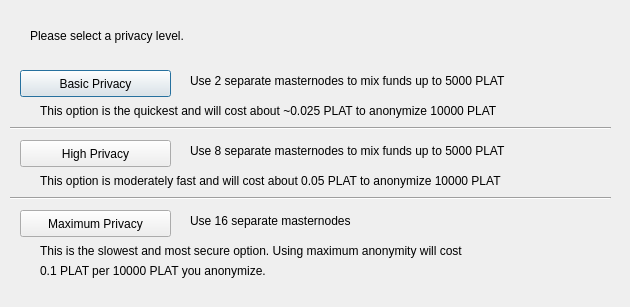
<?xml version="1.0" encoding="UTF-8"?>
<ui version="4.0">
 <class>ObfuscationConfig</class>
 <widget class="QDialog" name="ObfuscationConfig">
  <property name="geometry">
   <rect>
    <x>0</x>
    <y>0</y>
    <width>630</width>
    <height>307</height>
   </rect>
  </property>
  <property name="windowTitle">
   <string>Configure Obfuscation</string>
  </property>
  <widget class="QPushButton" name="buttonBasic">
   <property name="geometry">
    <rect>
     <x>20</x>
     <y>70</y>
     <width>151</width>
     <height>27</height>
    </rect>
   </property>
   <property name="text">
    <string>Basic Privacy</string>
   </property>
  </widget>
  <widget class="QPushButton" name="buttonHigh">
   <property name="geometry">
    <rect>
     <x>20</x>
     <y>140</y>
     <width>151</width>
     <height>27</height>
    </rect>
   </property>
   <property name="text">
    <string>High Privacy</string>
   </property>
  </widget>
  <widget class="QPushButton" name="buttonMax">
   <property name="geometry">
    <rect>
     <x>20</x>
     <y>210</y>
     <width>151</width>
     <height>27</height>
    </rect>
   </property>
   <property name="text">
    <string>Maximum Privacy</string>
   </property>
  </widget>
  <widget class="QLabel" name="label">
   <property name="geometry">
    <rect>
     <x>30</x>
     <y>20</y>
     <width>571</width>
     <height>31</height>
    </rect>
   </property>
   <property name="text">
    <string>Please select a privacy level.</string>
   </property>
  </widget>
  <widget class="QLabel" name="label_2">
   <property name="geometry">
    <rect>
     <x>190</x>
     <y>70</y>
     <width>421</width>
     <height>21</height>
    </rect>
   </property>
   <property name="text">
    <string>Use 2 separate masternodes to mix funds up to 5000 PLAT</string>
   </property>
  </widget>
  <widget class="QLabel" name="label_3">
   <property name="geometry">
    <rect>
     <x>190</x>
     <y>140</y>
     <width>411</width>
     <height>21</height>
    </rect>
   </property>
   <property name="text">
    <string>Use 8 separate masternodes to mix funds up to 5000 PLAT</string>
   </property>
  </widget>
  <widget class="QLabel" name="label_4">
   <property name="geometry">
    <rect>
     <x>190</x>
     <y>210</y>
     <width>421</width>
     <height>21</height>
    </rect>
   </property>
   <property name="text">
    <string>Use 16 separate masternodes</string>
   </property>
  </widget>
  <widget class="QLabel" name="label_6">
   <property name="geometry">
    <rect>
     <x>40</x>
     <y>100</y>
     <width>561</width>
     <height>21</height>
    </rect>
   </property>
   <property name="text">
    <string>This option is the quickest and will cost about ~0.025 PLAT to anonymize 10000 PLAT</string>
   </property>
  </widget>
  <widget class="QLabel" name="label_7">
   <property name="geometry">
    <rect>
     <x>40</x>
     <y>170</y>
     <width>561</width>
     <height>21</height>
    </rect>
   </property>
   <property name="text">
    <string>This option is moderately fast and will cost about 0.05 PLAT to anonymize 10000 PLAT</string>
   </property>
  </widget>
  <widget class="QLabel" name="label_8">
   <property name="geometry">
    <rect>
     <x>40</x>
     <y>240</y>
     <width>561</width>
     <height>21</height>
    </rect>
   </property>
   <property name="text">
    <string>This is the slowest and most secure option. Using maximum anonymity will cost</string>
   </property>
  </widget>
  <widget class="QLabel" name="label_9">
   <property name="geometry">
    <rect>
     <x>40</x>
     <y>260</y>
     <width>561</width>
     <height>21</height>
    </rect>
   </property>
   <property name="text">
    <string>0.1 PLAT per 10000 PLAT you anonymize.</string>
   </property>
  </widget>
  <widget class="Line" name="line">
   <property name="geometry">
    <rect>
     <x>10</x>
     <y>120</y>
     <width>601</width>
     <height>16</height>
    </rect>
   </property>
   <property name="orientation">
    <enum>Qt::Horizontal</enum>
   </property>
  </widget>
  <widget class="Line" name="line_2">
   <property name="geometry">
    <rect>
     <x>10</x>
     <y>190</y>
     <width>601</width>
     <height>16</height>
    </rect>
   </property>
   <property name="orientation">
    <enum>Qt::Horizontal</enum>
   </property>
  </widget>
 </widget>
 <resources/>
 <connections/>
</ui>
